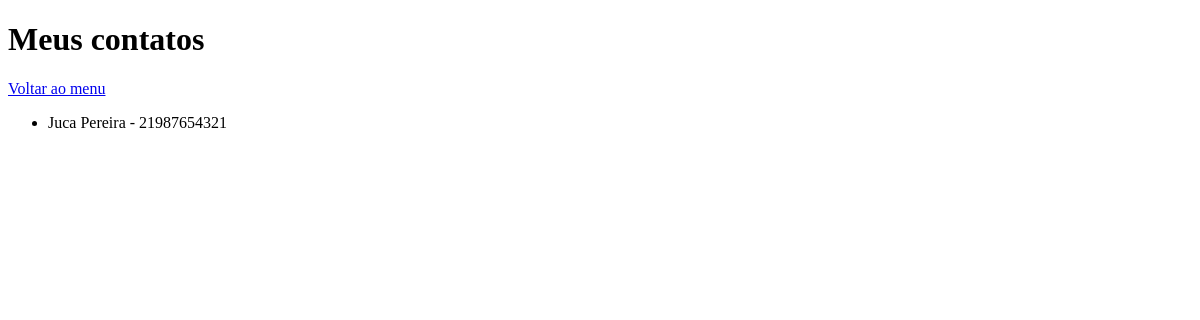
Before: /agenda/contatos/ with the older database file.
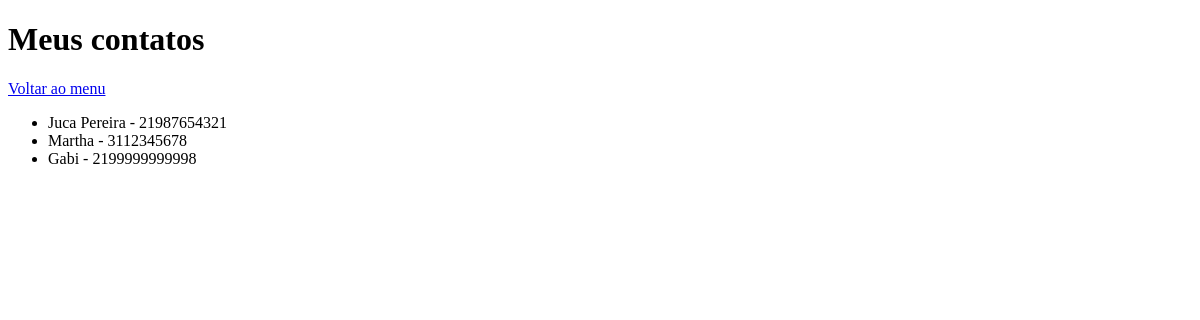
After: the same page with the newer database file.
### agenda/models.py (models this page shows, shortened)
class Contato(models.Model):
    nome = models.CharField(max_length=255)
    telefone = models.CharField(max_length=15, null=True, blank=True)
    endereco = models.TextField(blank=True, null=True)
    email = models.EmailField(blank=True, null=True)
    data_nascimento = models.DateField(blank=True, null=True)
    created_at = models.DateTimeField(auto_now_add=True)
    categoria = models.ForeignKey(Categoria, blank=True, null=True, on_delete=models.SET_NULL)
    tag = models.ManyToManyField(Tag, blank=True)

### agenda/views.py (the view)
# urls.py: path('contatos/', views.contato_lista, name='contato_lista'),
def contato_lista(request):
    contatos = Contato.objects.all()
    return render(request, 'agenda/contatos_lista.html', {'contatos' : contatos})

### agenda/templates/agenda/contatos_lista.html (shortened to what this page needs)
<!DOCTYPE html>
<html lang="pt-br">
<head>
</head>
<body>
  <h1>Meus contatos</h1>
  <a href="{% url 'agenda:home'%}">Voltar ao menu</a>
  {% if contatos %}
    <ul>
      {% for contato in contatos %}
        <li>{{ contato.nome }} - {{ contato.telefone }}</li>
      {% endfor %}
    </ul>
  {% else %}
    <p>Nenhum contato cadastrado.</p>
  {% endif %}
</body>
</html>

Changed rows visible on the page:
added Contato: nome "Martha", telefone "3112345678"
added Contato: nome "Gabi", telefone "2199999999998"
